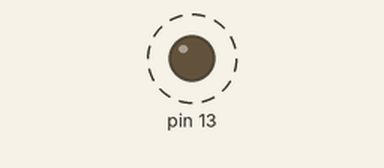
Simulated run of this sketch. Board: Arduino Uno, built with avr-gcc and run on an emulated ATmega328P. Parts: output pins drawn as LEDs (lit = HIGH). Dashed ring = blinking. What the sketch prints to the serial monitor is not drawn.

Above: at 0.2 s.
Timing chart, 0 to 3.0 s (numbered marks = the images above):
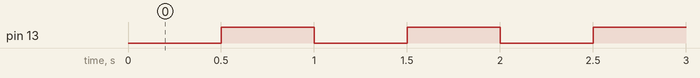

The sketch:

playground.ino
```cpp
int stopTime=500;
void setup() {
  // put your setup code here, to run once:
pinMode(13,OUTPUT);
Serial.begin(9600);
}

int i=0;
void loop() {
  // put your main code here, to run repeatedly:
i++;
Serial.print("Iteration: ");
Serial.println(i);
delay(stopTime);
digitalWrite(13,HIGH);
delay(stopTime);
digitalWrite(13,LOW);
}
```

Measured:
- by itself, pin 13: alternates HIGH for 0.50 s and LOW for 0.50 s
